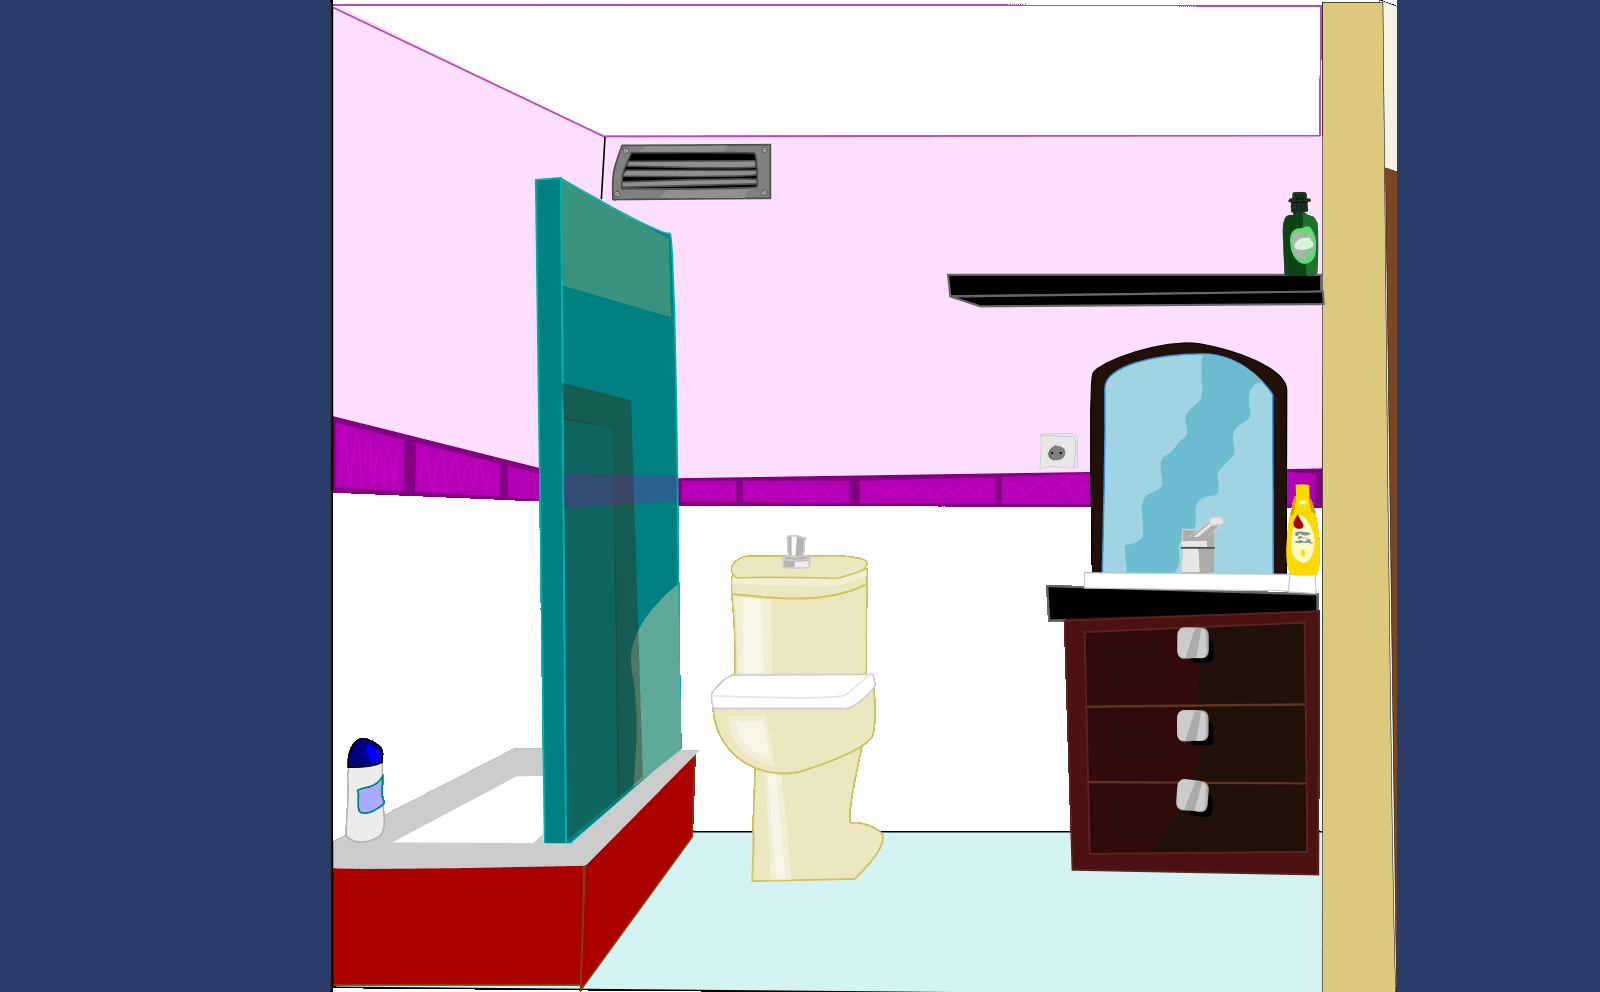

A 2D game scene composited from a Tiled map and its tileset images. What follows is a short description and the map's XML, with each tile layer's data collapsed to a summary:
An orthogonal 50x31 tile map with 32x32 px tiles, 2 tile layers (background_e06, foreground) and 5 objects (ducha, salir_bano, secador, afeitadora, bombillo_e6).

<map version="1.0" orientation="orthogonal" width="50" height="31" tilewidth="32" tileheight="32" backgroundcolor="#2a3c69">
 <tileset firstgid="1" name="background_e06" tilewidth="32" tileheight="32">
  <image source="img/background_e06.png" width="1600" height="1000" />
 </tileset>
 <layer name="background_e06" width="50" height="31">
  <data>[1550 cells, 1488 non-empty, 1488 distinct tile ids]</data>
 </layer>
 <layer name="foreground" width="50" height="31">
  <data>[1550 cells, 0 non-empty, 0 distinct tile ids]</data>
 </layer>
 <objectgroup name="ducha" width="50" height="31">
  <object name="ducha" x="429" y="247" width="52" height="65">
   <properties>
    <property name="image" value="accesorios_e06" />
    <property name="spriteheight" value="128" />
    <property name="spritewidth" value="192" />
   </properties>
  </object>
 </objectgroup>
 <objectgroup name="salir_bano" width="50" height="31">
  <object name="salir_bano" x="1220" y="36" width="108" height="84">
   <properties>
    <property name="image" value="flechas" />
    <property name="spriteheight" value="160" />
    <property name="spritewidth" value="160" />
   </properties>
  </object>
 </objectgroup>
 <objectgroup name="secador" width="50" height="31">
  <object name="secador" x="986" y="245" width="86" height="33">
   <properties>
    <property name="image" value="accesorios_e06" />
    <property name="spriteheight" value="64" />
    <property name="spritewidth" value="192" />
   </properties>
  </object>
 </objectgroup>
 <objectgroup name="afeitadora" width="50" height="31">
  <object name="afeitadora" x="1166" y="251" width="88" height="34">
   <properties>
    <property name="image" value="accesorios_e06" />
    <property name="spriteheight" value="64" />
    <property name="spritewidth" value="192" />
   </properties>
  </object>
 </objectgroup>
 <objectgroup name="bombillo_e6" width="50" height="31">
  <object name="bombillo_e6" x="779" y="42" width="197" height="69">
   <properties>
    <property name="image" value="bombillo_e6" />
    <property name="spriteheight" value="96" />
    <property name="spritewidth" value="288" />
   </properties>
  </object>
 </objectgroup>
</map>
